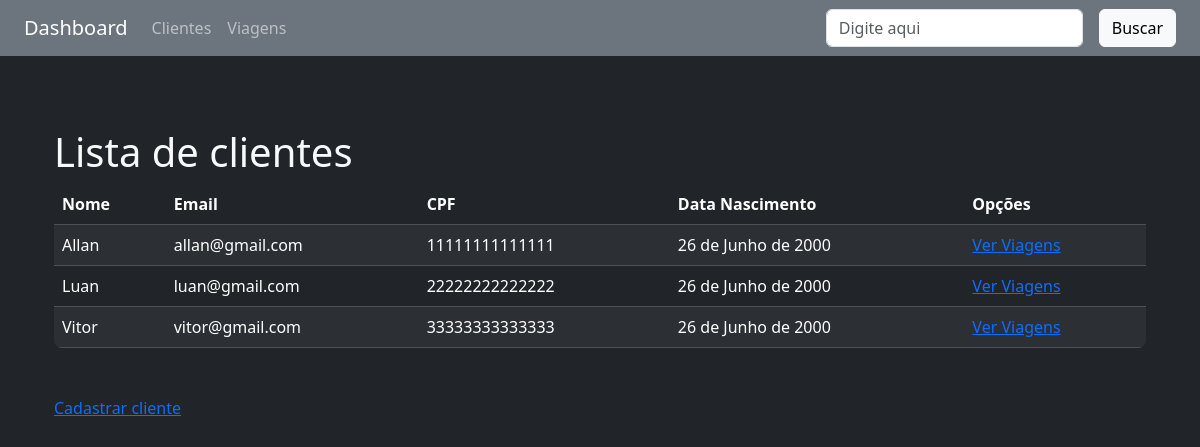
/clientes/, run on the app's committed database.
### clientes/models.py (models this page shows, shortened)
class Cliente(models.Model):
    nome = models.CharField(max_length=150)
    data_nascimento = models.DateField()
    cpf = models.CharField(max_length=14, unique=True)
    email = models.EmailField(unique=True)

### clientes/views.py (the view)
# urls.py: path("", clientes, name="lista"),
def clientes(request):
    query = request.GET.get('busca', '')
    if query:
        clientes = Cliente.objects.filter(nome__icontains=query)
    else:
        clientes = Cliente.objects.all()
    dados = {'clientes': clientes, 'query': query}
    return render(request, 'clientes/lista.html', dados)

### clientes/templates/clientes/lista.html
{% extends 'base.html' %}
{% block content %}
    <div class="container-sm mt-5">
    <h1 class="h1">Lista de clientes</h1>
</div>
<div class="container-sm mt-2">
    <div class="bg-dark rounded-3 overflow-hidden">
        <table cellpadding="5" cellspacing="1" class="table table-dark table-striped mb-0">
        <thead>
            <tr>
                <th>Nome</th>
                <th>Email</th>
                <th>CPF</th>
                <th>Data Nascimento</th>
                <th>Opções</th>
            </tr>
        </thead>
        <tbody>
            {% for cliente in clientes %}
            <tr>
                <td>{{ cliente.nome }}</td>
                <td>{{ cliente.email }}</td>
                <td>{{ cliente.cpf }}</td>
                <td>{{ cliente.data_nascimento }}</td>
                <td><a href="{% url 'clientes:cliente_viagens' cliente.id %}">Ver Viagens</a></td>
            </tr>
            {% empty %}
            <tr>
                <td colspan="4">Nenhum cliente cadastrado.</td>
            </tr>
            {% endfor %}
        </tbody>
    </table>
    </div>
    </div>
    <div class="container-sm mt-5">
    <a href="{% url 'clientes:cadastrar' %}">Cadastrar cliente</a>
</div>
{% endblock %}

### core/templates/base.html (shortened to what this page needs)
<!DOCTYPE html>
<html lang="pt-br">
<head>
    <link href="https://cdn.jsdelivr.net/npm/bootstrap@5.3.6/dist/css/bootstrap.min.css" rel="stylesheet">
</head>
<body class="bg-dark text-light">
    <nav class="navbar navbar-expand-lg navbar-dark bg-secondary px-4">
        <a class="navbar-brand" href="{% url 'core:index' %}">Dashboard</a>
        <div class="collapse navbar-collapse">
            <ul class="navbar-nav me-auto">
                <li class="nav-item">
                    <a class="nav-link" href="{% url 'clientes:lista' %}">Clientes</a>
                </li>
                <li class="nav-item">
                    <a class="nav-link" href="{% url 'viagens:lista' %}">Viagens</a>
                </li>
            </ul>
        </div>
        {% include 'partials/_busca.html' %}
    </nav>
    <main class="container py-4">
        {% block content %}{% endblock %}
    </main>
</body>
</html>

### core/templates/partials/_busca.html
<form class="d-flex gap-3">
    <input type="text" name="busca" placeholder="Digite aqui" value="{{ query|default:'' }}"
        class="rounded-2 form-control">
    <button type="submit" class="btn btn-light">Buscar</button>
</form>

### data on the page
Cliente: nome "Allan", email "allan@gmail.com", cpf "11111111111111", data_nascimento "26 de Junho de 2000"
Cliente: nome "Luan", email "luan@gmail.com", cpf "22222222222222", data_nascimento "26 de Junho de 2000"
Cliente: nome "Vitor", email "vitor@gmail.com", cpf "33333333333333", data_nascimento "26 de Junho de 2000"
